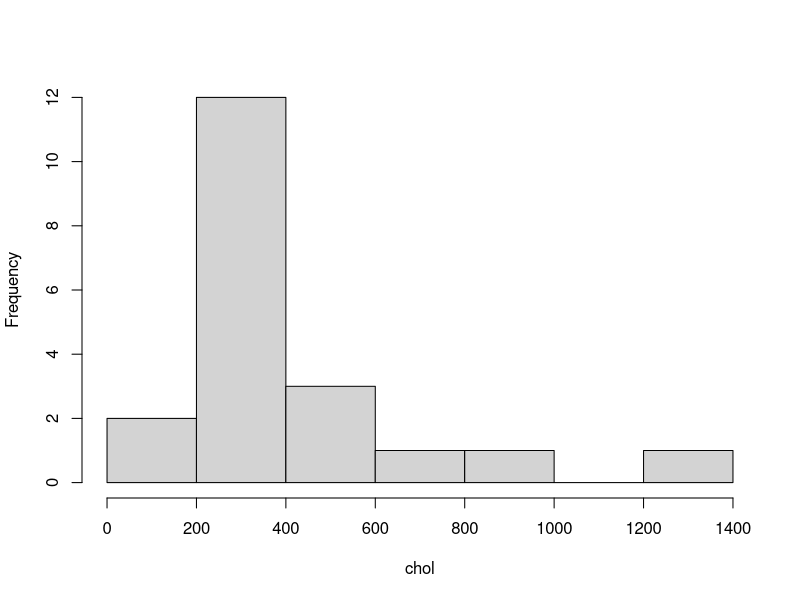
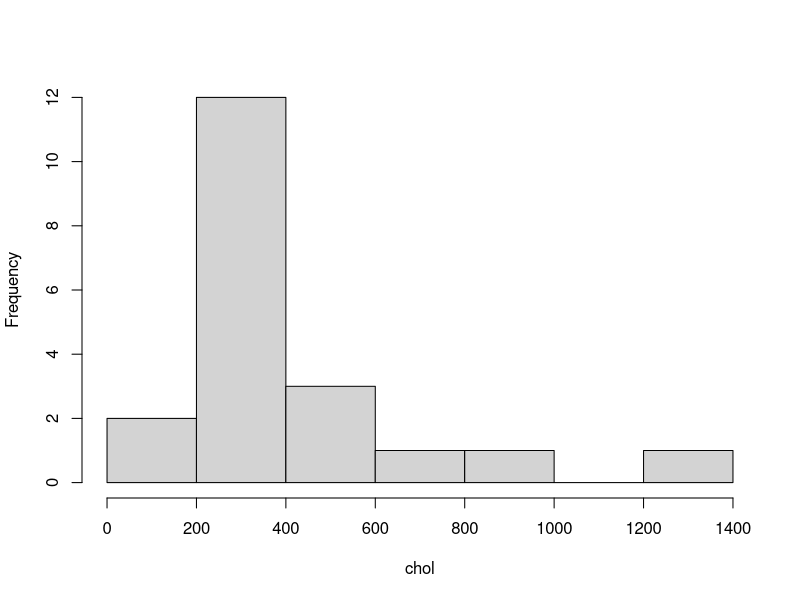
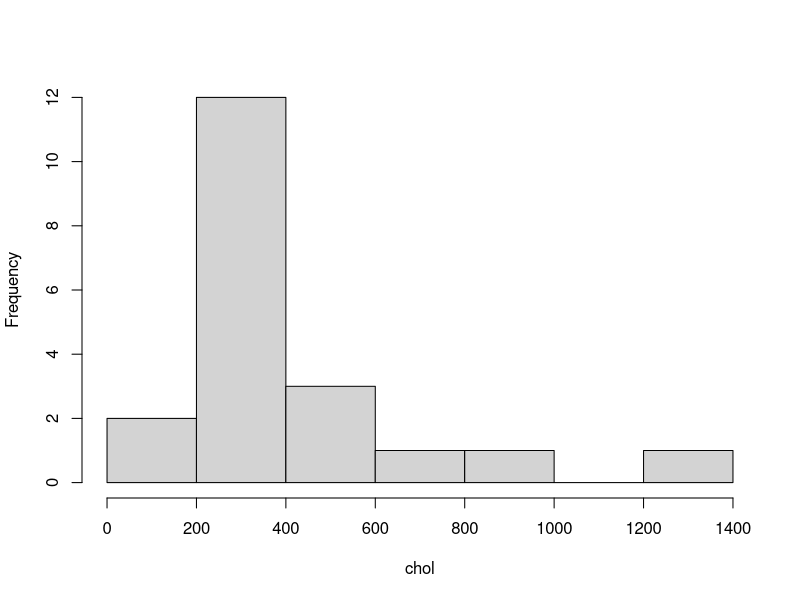
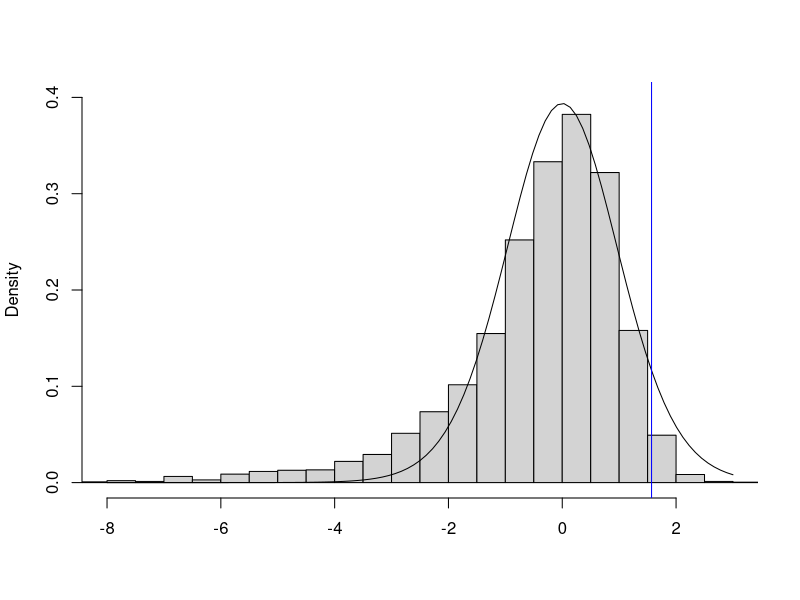
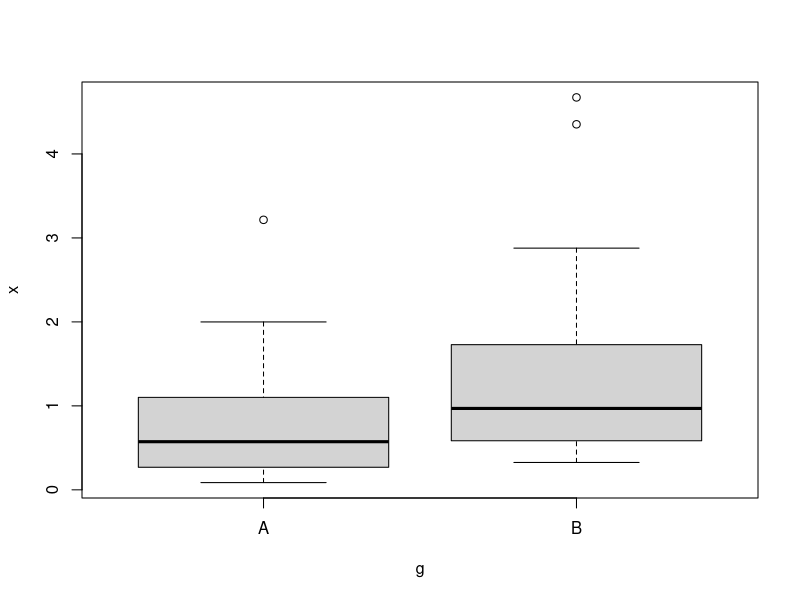
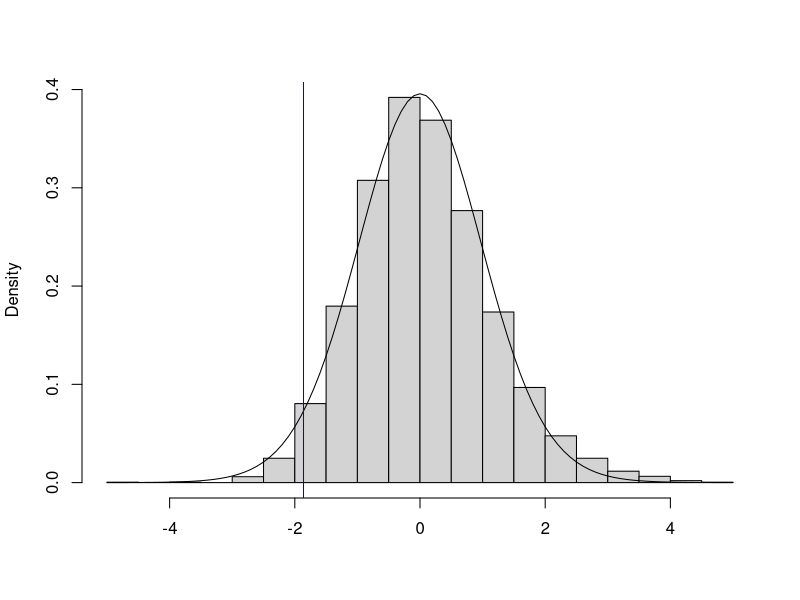

R code for these plots, in order:
## ---- chunk 1
.pardefault <- par()
# use for beamer
knitr::opts_chunk$set(fig.width=4, fig.height=3, fig.align='center',warning=FALSE, message=FALSE)
# use for word
# knitr::opts_chunk$set(fig.width=4, fig.height=3,warning=FALSE, message=FALSE)
#source('../scripts/shadeMe.R')
## ---- chunk 2
chol <- c(136,180,218,226,232,243,244,281,294,335,
          355,370,377,393,408,444,521,718,867,1357) 
hist( chol, main = "")
## ---- chunk 3
P <- round(t.test( chol, mu=310, alternative = 'greater')$p.value,3)
## ---- chunk 4
t.test( chol, mu = 310, alternative = 'greater')$p.value
## ---- chunk 5
set.seed(123)
## ---- chunk 6
x = rnorm( 20, mean = 100, sd = 3)
t.test( x, conf.level=.95, alternative='two.sided')$conf.int
## ---- chunk 7
t.test( x, conf.level = .9, alternative='two.sided')$conf.int
## ---- chunk 8
t.test( x, conf.level = .95, alternative='greater')$conf.int
## ---- chunk 9
hist( chol, main = "")
## ---- chunk 10
bootMean <- function( x, i, trim = 0){ mean(x[i]) }
require(boot)
boot.object <- boot( chol, bootMean, R=5000)
CI <- boot.ci( boot.object, type='bca', conf=0.90)
CI
## ---- chunk 11
hist( chol, main = "")
## ---- chunk 12
newchol = chol - mean(chol) + 310
mean(newchol)
## ---- chunk 13
resamples <- replicate( 5000, sample( newchol, replace = T) )
## ---- chunk 14
bootdist <- apply(resamples, 2, 
                  function(c) t.test(c,mu=310)$statistic )
## ---- chunk 15
toriginal <- t.test(chol,mu=310)$statistic
P <- sum( bootdist > toriginal )/5000
P
## ---- chunk 16
hist( bootdist, probability = TRUE, breaks = 40, main = "", 
      xlab="",xlim=c(-8,3), ylim = c(0,.4))
curve( dt( x, df = 19), add = TRUE)
abline( v = toriginal, col = 'blue')
## ---- chunk 17
set.seed(321)
## ---- chunk 18
set.seed(321)
x <- c( rexp(20), rexp(20)+.25)
g <- factor( rep(c('A','B'),each=20) )
boxplot(x~g)
## ---- chunk 19
t.test(x~g)$p.value
## ---- chunk 20
xnull = c( x[1:20]-mean(x[1:20]), x[21:40]-mean(x[21:40]))
## ---- chunk 21
rs <- rbind(replicate( 5000, sample( xnull[1:20], replace = T) ),
  replicate( 5000, sample( xnull[21:40], replace = T) ) )
## ---- chunk 22
bootdist <- apply(rs, 2, 
                  function(c) t.test(c~g)$statistic )
## ---- chunk 23
# compute observed test stat
toriginal = t.test( x~g )$statistic
# for asymmetric distributions the two-tailed P-value is 
# ambiguous.  A common solution is to find smaller of the 
# left and right tails and then double it.  
P <- 2*min( sum( bootdist < toriginal), sum( bootdist > toriginal ) )/5000
P
## ---- chunk 24
hist(bootdist,breaks=20,probability = TRUE, main="", xlab="")
curve( dt(x,df=31.006),add=TRUE )
abline( v = toriginal, col = 'blue')
